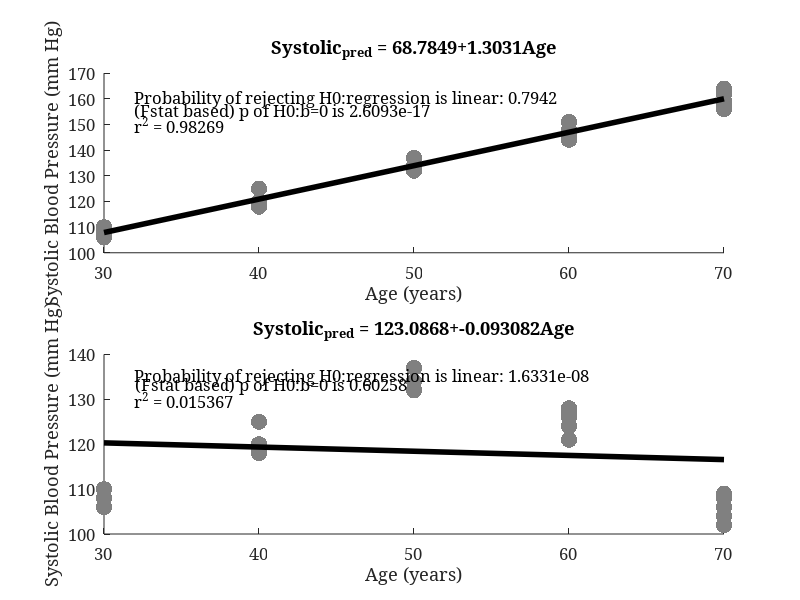

Reproduce this figure in MATLAB.
function TestofLinearity
%Non-neuroscience example to show how to linear regression

close all
%First, the data. These are the wing lengths of 13 birds at different ages
Age=[30 30 30 40 40 40 40 50 50 50 60 60 60 60 60 70 70 70 70 70]; %this is the X variable
Systolic=[108 110 106 125 120 118 119 132 137 134 148 151 146 147 144 162 156 164 158 159]; %this is the y variable

%let's plot out the data
h=figure(1); clf; hold on; set(h,'Position',[440 56 638 742]) %make pretty

subplot(2,1,1); hold on;
plot(Age,Systolic,'.','Markersize',35,'color',[.5 .5 .5]);
xlabel('Age (years)','fontname','Georgia','fontsize', 12);
ylabel('Systolic Blood Pressure (mm Hg)','fontname','Georgia','fontsize', 12);
set(gca,'fontname','Georgia','fontsize',12);% make pretty

%Let's calculate the slope and intercept of the regression line
%
% Calculate the slope first
% I am including easy ways to calculate the different vlaues
n=length(Age); %alternatively, you can calculate n=length(WingLength)
SumX=sum(Age); %sum up all X values
MeanX=mean(Age); %find the mean X value
SumX2=sum(Age.^2);  %the sum of each X squared
Sumx2=SumX2-SumX^2/n; %the sum of the square of the difference between (each X and mean X);

SumY=sum(Systolic); %sum up all Y values
MeanY=mean(Systolic); %find the mean Y value
SumXY=sum(Age.*Systolic); %the sum of the product of each X and Y values
Sumxy=SumXY-SumX*SumY/n;%the sum of the product of the difference between each X value minus the
SumY2=sum(Systolic.^2);%the sum of each Y squared
%mean X value and each Y value minus its mean

b=Sumxy/Sumx2; %the slope

%
% Now the intercept
a=MeanY-b*MeanX;

%now the regression line
Xline=[30 70];
Ypred=b*Xline+a;
plot(Xline,Ypred,'-','color',[0 0 0 ],'linewidth',4)
title(['Systolic_p_r_e_d = ' num2str(a) '+' num2str(b) 'Age'])


%let's test for linearity
amonggroupsSS=0; %the squared sum of each Y value as a functio of each unique X value, divided by the number of measurements - total sum squared divided by total number of observations
UniqueAges=unique(Age);
for(i=1:length (UniqueAges))
  foo=find(Age==UniqueAges(i));
    temp=0;
    for(j=1:length(foo))
      temp=temp+Systolic(foo(j));
    end
    amonggroupsSS=amonggroupsSS+temp^2/length(foo); %as a function of each observation (year; X), sum of Y values divided by number of observations
end
amonggroupsSS=amonggroupsSS-sum(Systolic)^2/length(Systolic); %subtract off the total sum of Y squared divided by total number of Y observations
amonggroupsDF=length(unique(Age))-1; %number of observation ages -1
totalSS=SumY2-SumY^2/n;    %totalSS is essentially the sum of the square of the difference between (each y and mean Y);
withingroupsSS=totalSS-amonggroupsSS;
withingroupsDF= length(Systolic)-1-amonggroupsDF;   %total DF - among groups DF
regressionSS=Sumxy^2/Sumx2;
deviationsfromlinearitySS=amonggroupsSS-regressionSS;
deviationsfromlinearityDF=amonggroupsDF-1;
MSdeviationlinearity=deviationsfromlinearitySS/deviationsfromlinearityDF;
MSwithingroups=withingroupsSS/withingroupsDF;
F=MSdeviationlinearity/MSwithingroups;
prob=fpval(F,1,n-2);
text(32,160,['Probability of rejecting H0:regression is linear: ' num2str(prob)],'fontname','Georgia','fontsize',12)

%let's test the null hypothesis that b (slope)=0;
df=n-2; %degrees of freedom
residualSS=totalSS-regressionSS;
Fstat=regressionSS/(residualSS/df);
prob=fpval(Fstat,1,n-2); % significance probability for regression
text(32,155,['(Fstat based) p of H0:b=0 is ' num2str(prob)],'fontname','Georgia','fontsize',12)

%let's calculate r2 (coefficient of determination)
r2=regressionSS/totalSS;
text(32,150,['r^2 = ' num2str(r2) ],'fontname','Georgia','fontsize',12)



%%%%%%%%%%%%%%%%%%%%%%%%%%%%%%%%%%%%%%%%%%%%%%%%%%%%%%%%%%%%%%%%%%%%%%
%%%     let's look at a situation when H0 is rejected for linearity
%%%%%%%%%%%%%%%%%%%%%%%%%%%%%%%%%%%%%%%%%%%%%%%%%%%%%%%%%%%%%%%%%%%%%%

Systolic=[108 110 106 125 120 118 119 132 137 134 128 121 126 127 124 102 106 104 108 109]; %this is the y variable


%let's plot out the data
subplot(2,1,2); hold on;
plot(Age,Systolic,'.','Markersize',35,'color',[.5 .5 .5]);
xlabel('Age (years)','fontname','Georgia','fontsize', 12);
ylabel('Systolic Blood Pressure (mm Hg)','fontname','Georgia','fontsize', 12);
set(gca,'fontname','Georgia','fontsize',12);% make pretty

%Let's calculate the slope and intercept of the regression line
%
% Calculate the slope first
% I am including easy ways to calculate the different vlaues
n=length(Age); %alternatively, you can calculate n=length(WingLength)
SumX=sum(Age); %sum up all X values
MeanX=mean(Age); %find the mean X value
SumX2=sum(Age.^2);  %the sum of each X squared
Sumx2=SumX2-SumX^2/n; %the sum of the square of the difference between (each X and mean X);

SumY=sum(Systolic); %sum up all Y values
MeanY=mean(Systolic); %find the mean Y value
SumXY=sum(Age.*Systolic); %the sum of the product of each X and Y values
Sumxy=SumXY-SumX*SumY/n;%the sum of the product of the difference between each X value minus the
SumY2=sum(Systolic.^2);%the sum of each Y squared
%mean X value and each Y value minus its mean

b=Sumxy/Sumx2; %the slope

%
% Now the intercept
a=MeanY-b*MeanX;

%now the regression line
Xline=[30 70];
Ypred=b*Xline+a;
plot(Xline,Ypred,'-','color',[0 0 0 ],'linewidth',4)
title(['Systolic_p_r_e_d = ' num2str(a) '+' num2str(b) 'Age'])


%let's test for linearity
amonggroupsSS=0; %the squared sum of each Y value as a functio of each unique X value, divided by the number of measurements - total sum squared divided by total number of observations
UniqueAges=unique(Age);
for(i=1:length (UniqueAges))
  foo=find(Age==UniqueAges(i));
    temp=0;
    for(j=1:length(foo))
      temp=temp+Systolic(foo(j));
    end
    amonggroupsSS=amonggroupsSS+temp^2/length(foo); %as a function of each observation (year; X), sum of Y values divided by number of observations
end
amonggroupsSS=amonggroupsSS-sum(Systolic)^2/length(Systolic); %subtract off the total sum of Y squared divided by total number of Y observations
amonggroupsDF=length(unique(Age))-1; %number of observation ages -1
totalSS=SumY2-SumY^2/n;    %totalSS is essentially the sum of the square of the difference between (each y and mean Y);
withingroupsSS=totalSS-amonggroupsSS;
withingroupsDF= length(Systolic)-1-amonggroupsDF;   %total DF - among groups DF
regressionSS=Sumxy^2/Sumx2;
deviationsfromlinearitySS=amonggroupsSS-regressionSS;
deviationsfromlinearityDF=amonggroupsDF-1;
MSdeviationlinearity=deviationsfromlinearitySS/deviationsfromlinearityDF;
MSwithingroups=withingroupsSS/withingroupsDF;
F=MSdeviationlinearity/MSwithingroups;
prob=fpval(F,1,n-2);
text(32,135,['Probability of rejecting H0:regression is linear: ' num2str(prob)],'fontname','Georgia','fontsize',12)

%let's test the null hypothesis that b (slope)=0;
df=n-2; %degrees of freedom
residualSS=totalSS-regressionSS;
Fstat=regressionSS/(residualSS/df);
prob=fpval(Fstat,1,n-2); % significance probability for regression
text(32,133,['(Fstat based) p of H0:b=0 is ' num2str(prob)],'fontname','Georgia','fontsize',12)

%let's calculate r2 (coefficient of determination)
r2=regressionSS/totalSS;
text(32,130,['r^2 = ' num2str(r2) ],'fontname','Georgia','fontsize',12)


end

%%%%%%%%%%%%%%%%%%%%%%%%%%%%%%%%%%%%%%%%%%%%%%%%%%%%%%%%%%%%%%%%%%%%%%%%%%%
function p = fpval(x,df1,df2)
%FPVAL F distribution p-value function.
%   P = FPVAL(X,V1,V2) returns the upper tail of the F cumulative distribution
%   function with V1 and V2 degrees of freedom at the values in X.  If X is
%   the observed value of an F test statistic, then P is its p-value.
%
%   The size of P is the common size of the input arguments.  A scalar input  
%   functions as a constant matrix of the same size as the other inputs.    
%
%   See also FCDF, FINV.

%   References:
%      [1]  M. Abramowitz and I. A. Stegun, "Handbook of Mathematical
%      Functions", Government Printing Office, 1964, 26.6.

%   Copyright 2010 The MathWorks, Inc. 


if nargin < 3, 
    error(message('stats:fpval:TooFewInputs')); 
end

xunder = 1./max(0,x);
xunder(isnan(x)) = NaN;
p = fcdf(xunder,df2,df1);
end


